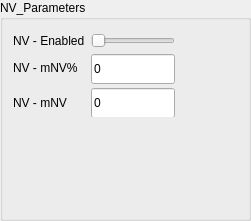
              <widget class="QGroupBox" name="grpBox_NV_parameters">
               <property name="geometry">
                <rect>
                 <x>540</x>
                 <y>540</y>
                 <width>251</width>
                 <height>221</height>
                </rect>
               </property>
               <property name="title">
                <string>NV_Parameters</string>
               </property>
               <widget class="QWidget" name="layoutWidget_23">
                <property name="geometry">
                 <rect>
                  <x>13</x>
                  <y>33</y>
                  <width>179</width>
                  <height>84</height>
                 </rect>
                </property>
                <layout class="QGridLayout" name="gridLayout_52">
                 <item row="0" column="0">
                  <widget class="QLabel" name="lblMptEnabled_20">
                   <property name="text">
                    <string>NV - Enabled</string>
                   </property>
                  </widget>
                 </item>
                 <item row="0" column="1">
                  <widget class="QSlider" name="hSlider_SELL_IndicatorEnabled_27">
                   <property name="maximum">
                    <number>5</number>
                   </property>
                   <property name="orientation">
                    <enum>Qt::Horizontal</enum>
                   </property>
                  </widget>
                 </item>
                 <item row="1" column="0">
                  <widget class="QLabel" name="lblNvIncreasePercentage_5">
                   <property name="text">
                    <string>NV - mNV%</string>
                   </property>
                  </widget>
                 </item>
                 <item row="2" column="1">
                  <widget class="QLineEdit" name="txtNvMinNetVolume_5">
                   <property name="sizePolicy">
                    <sizepolicy hsizetype="Expanding" vsizetype="Fixed">
                     <horstretch>0</horstretch>
                     <verstretch>0</verstretch>
                    </sizepolicy>
                   </property>
                   <property name="minimumSize">
                    <size>
                     <width>0</width>
                     <height>30</height>
                    </size>
                   </property>
                   <property name="text">
                    <string>0</string>
                   </property>
                  </widget>
                 </item>
                 <item row="1" column="1">
                  <widget class="QLineEdit" name="txtNvIncreasePercentage_5">
                   <property name="minimumSize">
                    <size>
                     <width>0</width>
                     <height>30</height>
                    </size>
                   </property>
                   <property name="text">
                    <string>0</string>
                   </property>
                  </widget>
                 </item>
                 <item row="2" column="0">
                  <widget class="QLabel" name="lblNvMinNetVolume_5">
                   <property name="text">
                    <string>NV - mNV</string>
                   </property>
                  </widget>
                 </item>
                 <item row="1" column="2">
                  <spacer name="horizontalSpacer_14">
                   <property name="orientation">
                    <enum>Qt::Horizontal</enum>
                   </property>
                   <property name="sizeHint" stdset="0">
                    <size>
                     <width>40</width>
                     <height>20</height>
                    </size>
                   </property>
                  </spacer>
                 </item>
                </layout>
               </widget>
              </widget>
